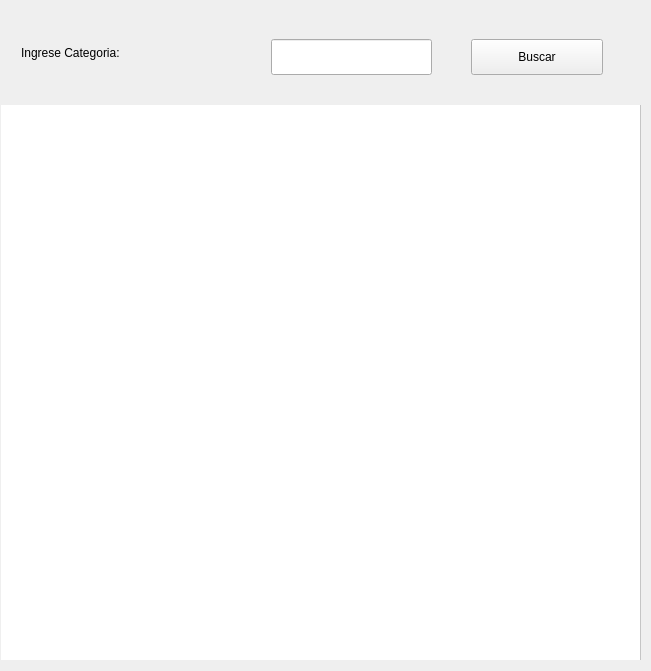
<?xml version="1.0" encoding="UTF-8"?>
<ui version="4.0">
 <class>PantallaBuscarPorCategoria</class>
 <widget class="QWidget" name="PantallaBuscarPorCategoria">
  <property name="geometry">
   <rect>
    <x>0</x>
    <y>0</y>
    <width>651</width>
    <height>671</height>
   </rect>
  </property>
  <property name="windowTitle">
   <string>Form</string>
  </property>
  <property name="styleSheet">
   <string notr="true"/>
  </property>
  <widget class="QWidget" name="layoutWidget">
   <property name="geometry">
    <rect>
     <x>1</x>
     <y>9</y>
     <width>641</width>
     <height>651</height>
    </rect>
   </property>
   <layout class="QVBoxLayout" name="verticalLayout">
    <item>
     <widget class="QWidget" name="widget" native="true">
      <property name="minimumSize">
       <size>
        <width>0</width>
        <height>80</height>
       </size>
      </property>
      <property name="maximumSize">
       <size>
        <width>16777215</width>
        <height>90</height>
       </size>
      </property>
      <property name="styleSheet">
       <string notr="true"/>
      </property>
      <widget class="QLineEdit" name="lineEdit">
       <property name="geometry">
        <rect>
         <x>270</x>
         <y>30</y>
         <width>161</width>
         <height>36</height>
        </rect>
       </property>
      </widget>
      <widget class="QLabel" name="label">
       <property name="geometry">
        <rect>
         <x>20</x>
         <y>30</y>
         <width>211</width>
         <height>28</height>
        </rect>
       </property>
       <property name="text">
        <string>Ingrese Categoria:</string>
       </property>
      </widget>
      <widget class="QPushButton" name="pushButton">
       <property name="geometry">
        <rect>
         <x>470</x>
         <y>30</y>
         <width>132</width>
         <height>36</height>
        </rect>
       </property>
       <property name="text">
        <string>Buscar</string>
       </property>
      </widget>
     </widget>
    </item>
    <item>
     <widget class="QWidget" name="widget_2" native="true">
      <property name="styleSheet">
       <string notr="true"/>
      </property>
      <widget class="QScrollArea" name="scrollArea">
       <property name="geometry">
        <rect>
         <x>-1</x>
         <y>-11</y>
         <width>641</width>
         <height>571</height>
        </rect>
       </property>
       <property name="styleSheet">
        <string notr="true">background-color: white</string>
       </property>
       <property name="widgetResizable">
        <bool>true</bool>
       </property>
       <widget class="QWidget" name="scrollAreaWidgetContents">
        <property name="geometry">
         <rect>
          <x>0</x>
          <y>0</y>
          <width>639</width>
          <height>569</height>
         </rect>
        </property>
       </widget>
      </widget>
     </widget>
    </item>
   </layout>
  </widget>
 </widget>
 <resources/>
 <connections/>
</ui>
